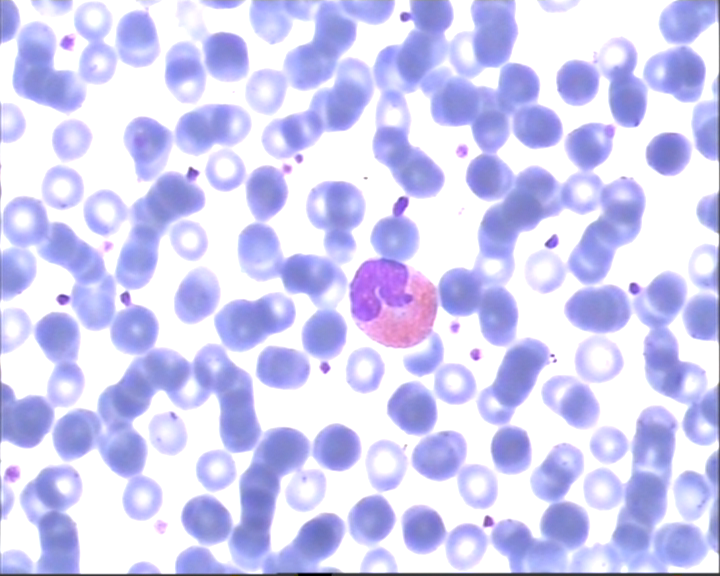
#> input picture images/5.bmp, 720 x 576 px, found by its file name
$ python hough3.py
#> lines starting #> are read from the running program, lines starting #| are printed output that depends on the picture; after the words box and inside, x2 and y2 are one past the last pixel; in counts of white or black regions, pixels touching at a corner belong together
#> further down, image is the input picture: shape (576, 720, 3); mean B, G, R 245.3, 206.7, 208
#!/usr/bin/env python
# coding: utf-8

import cv2
import numpy as np

def equalHistColor (img):
        img_yuv = cv2.cvtColor(img, cv2.COLOR_BGR2YUV)
#> img_yuv: shape (576, 720, 3); mean of channels 0, 1, 2 211.5, 144.6, 124.9
        img_yuv[:,:,0] = cv2.equalizeHist(img_yuv[:,:,0])
#> img_yuv: shape (576, 720, 3); mean of channels 0, 1, 2 144.7, 144.6, 124.9
        img_output = cv2.cvtColor(img_yuv, cv2.COLOR_YUV2BGR)
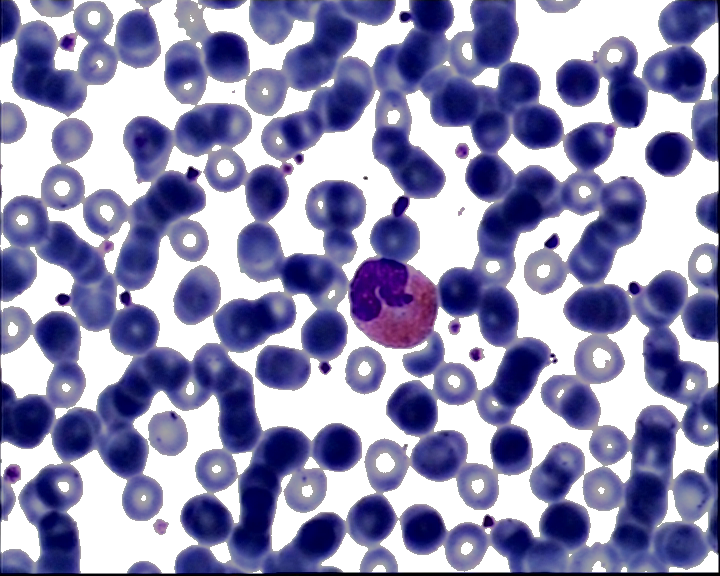
#> img_output: shape (576, 720, 3); mean B, G, R 178.4, 140.1, 141.3
        return img_output

#image = cv2.imread('./bola.jpg')
image = cv2.imread('Banco/eosi/5.bmp')

img =  equalHistColor(image)
hsv = cv2.cvtColor(img, cv2.COLOR_BGR2HSV)
#> hsv: shape (576, 720, 3); mean H, S, V 77.5, 84.6, 178.5
blur = cv2.GaussianBlur(hsv, (11, 11), 0)
#> blur: shape (576, 720, 3); mean H, S, V 77.5, 84.5, 178.7

lower = np.array([129,200,0])
up = np.array([160,255,255])

# lower = np.array([31,76,91])
# up = np.array([53,142,255])

mask = cv2.inRange(blur, lower, up)
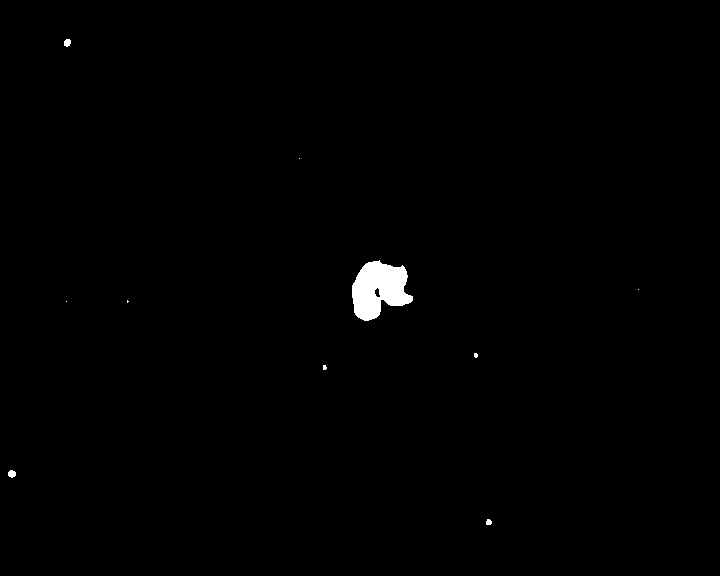
#> mask: shape (576, 720); 0.63% white; 10 white regions (6 under 20 px), largest, box (x1, y1, x2, y2) and area: (352, 260, 413, 321) 2437, (8, 470, 16, 478) 49, (64, 39, 71, 47) 45, (486, 519, 492, 525) 30
kernel = np.ones((3,3),np.uint8)
res = cv2.bitwise_and(image,image, mask= mask)

cv2.imshow("res ", res)
cv2.waitKey(0)
